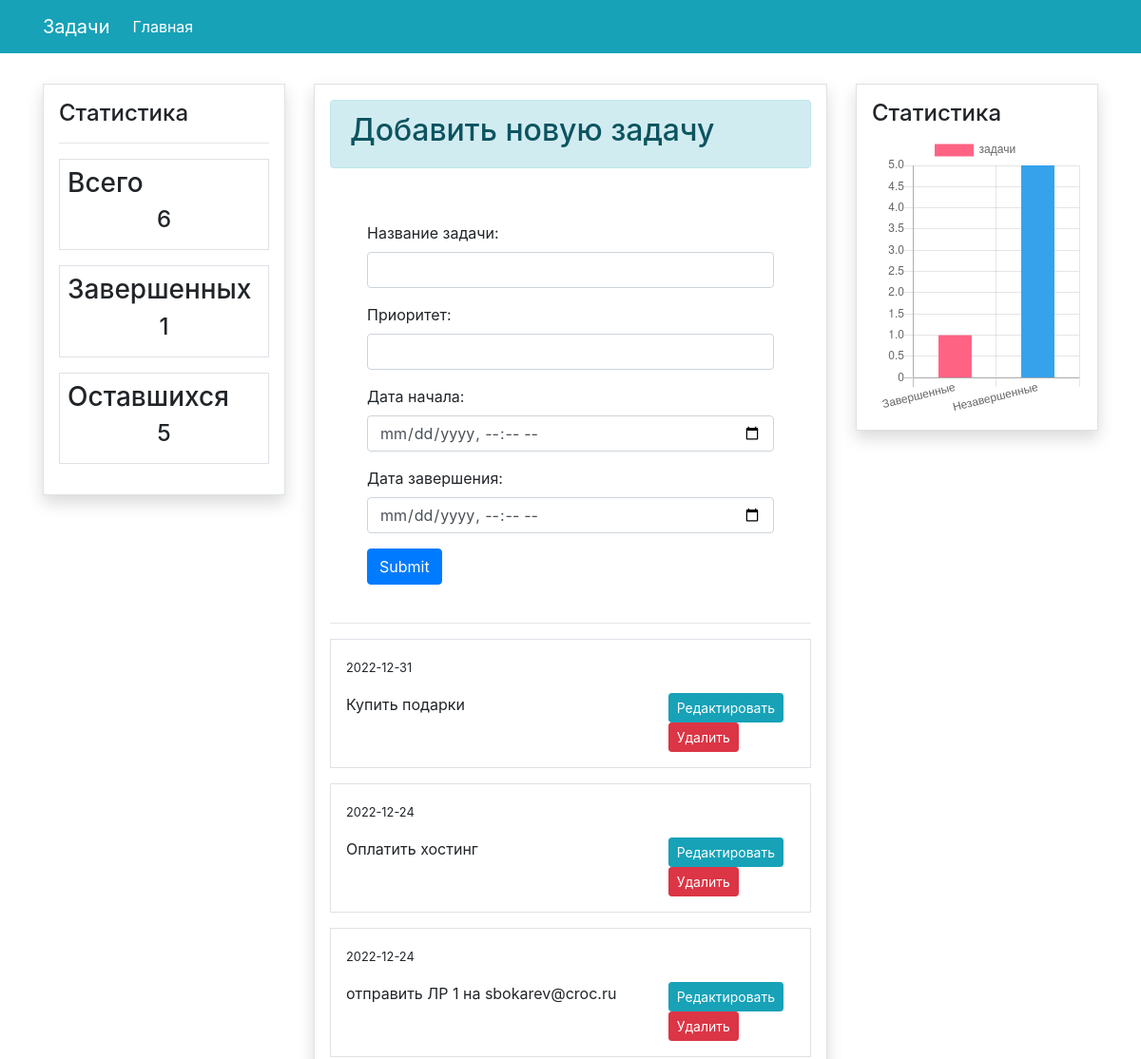
Before: / (upper part) with the older database file.
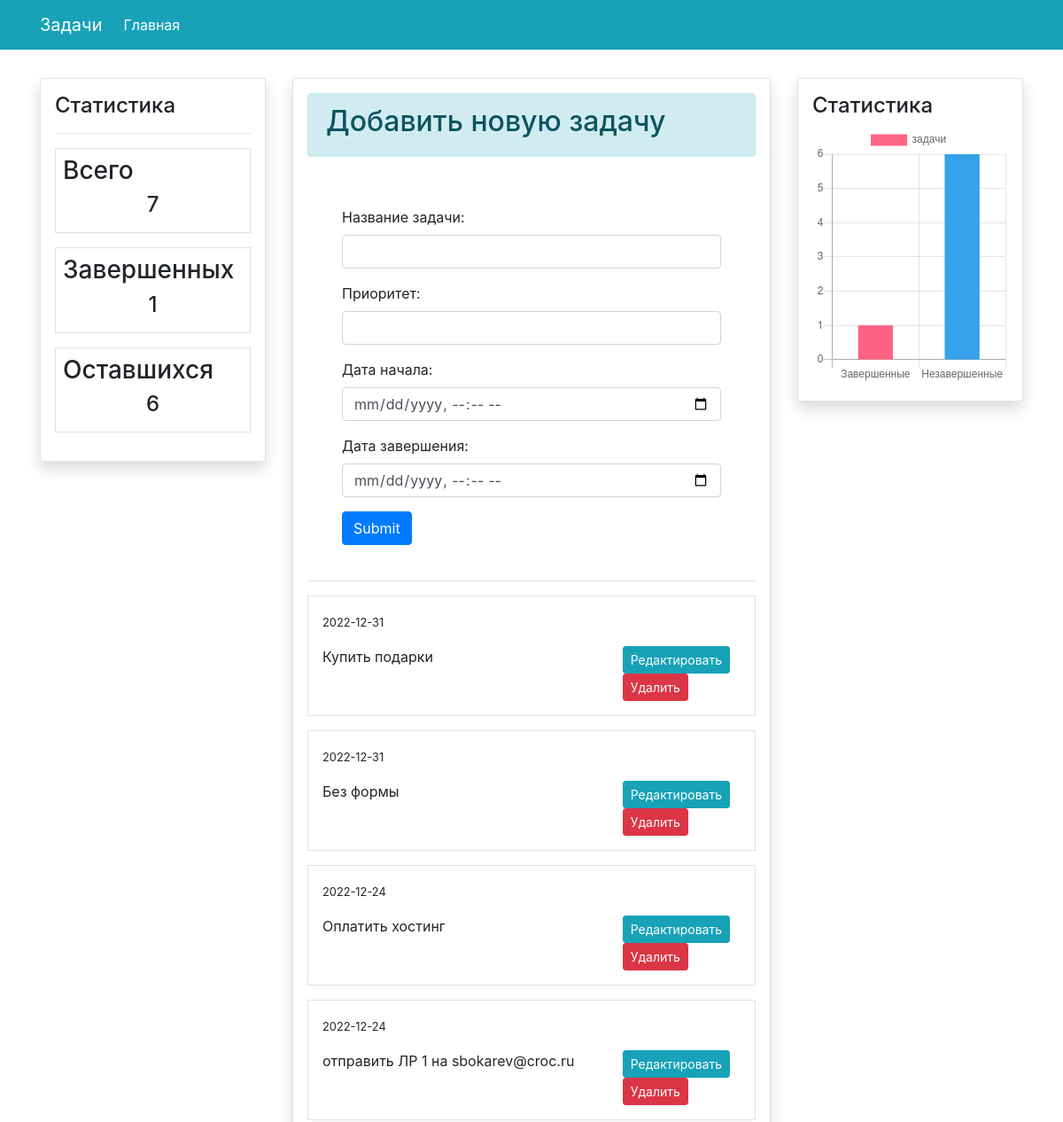
After: the same page with the newer database file.
### todos/models.py (models this page shows, shortened)
class Task(models.Model):
    content = models.CharField(max_length=50)
    date_created = models.DateTimeField(auto_now_add=True)
    complete = models.BooleanField(default=False)
    priority = models.IntegerField(default=2, validators=[MinValueValidator(1), MaxValueValidator(10)])
    dateStart = models.DateTimeField(models.DateTimeField(default=timezone.now))
    dateFinish = models.DateTimeField(models.DateTimeField(default=timezone.now))
    class Meta:
        ordering = ['-date_created']

### todos/views.py (the view)
# urls.py: path('', views.start_page, name='todos-index'),
def start_page(request):
    todos = Task.objects.all().order_by('-dateFinish')
    count_todos = todos.count()
    completed_todo = Task.objects.filter(complete=True)
    count_completed_todo = completed_todo.count()
    uncompleted = count_todos - count_completed_todo
    if (request.POST):
        content = request.POST['content']
        priority = request.POST['priority']
        complete = 0
        dateStart = request.POST['dateStart']
        dateFinish = request.POST['dateFinish']
        if(int(priority) < 0 or int(priority) > 10):
            print('Приоритет задачи от 0 до 10')
            form = TaskForm()
            context = {
                    'todos': todos,
                    'count_todos': count_todos,
                    'count_completed_todo': count_completed_todo,
                    'uncompleted': uncompleted,
                    'exception': 'Приоритет задачи от 0 до 10!',
                    }
            return render(request, 'todos/index.html', context)
        if(dateStart == '' or dateFinish == '' or priority == '' or content == ''):
            print('Заполните дату!')
            form = TaskForm()
            context = {
                    'todos': todos,
                    'count_todos': count_todos,
                    'count_completed_todo': count_completed_todo,
                    'uncompleted': uncompleted,
                    'exception': 'Заполните название задачи, приоритет, дату начала и завершения',
                    }
            return render(request, 'todos/index.html', context)
        if(datetime.strptime(dateStart,  "%Y-%m-%dT%H:%M").date() > datetime.strptime(dateFinish, "%Y-%m-%dT%H:%M").date()):
            print('Дата завершения не может быть раньше даты начала')
            form = TaskForm()
            context = {
                    'todos': todos,
                    'count_todos': count_todos,
                    'count_completed_todo': count_completed_todo,
                    'uncompleted': uncompleted,
                    'exception': 'Дата завершения не может быть раньше даты начала',
                    }
            return render(request, 'todos/index.html', context)
        else:
            Task.objects.create(content=content, priority=priority, complete = complete, dateStart= dateStart, dateFinish=dateFinish )
        return redirect('/')
    else:
        form = TaskForm()
        for i, c in enumerate(todos):
            print("dateFinish ", c.dateFinish)
            d = datetime.strptime(str(c.dateFinish),  "%Y-%m-%d %H:%M:%S+00:00")
            d = d.date()
            print(d.isoformat())
            c.dateFinish = d.isoformat()
        context = {
                    'todos': todos,
                    'form': form,
                    'count_todos': count_todos,
                    'count_completed_todo': count_completed_todo,
                    'uncompleted': uncompleted,
                    }
        return render(request, 'todos/index.html', context)

### todos/forms.py
class TaskForm(forms.ModelForm):
    content = forms.CharField(label='', widget=forms.TextInput(attrs={'placeholder': 'Добавить новую задачу...'}))
    priority = forms.IntegerField(label='', required=True, widget=forms.NumberInput(attrs={'placeholder': 'Приоритет от 0 до 10'}))
    dateStart = forms.DateTimeField(label='Дата начала', required=True, widget=DateInput(attrs={'type': 'datetime-local'}),
                                     initial=datetime.date.today())
    dateFinish = forms.DateTimeField(label='Дата завершения', required=True, widget=DateInput(attrs={'type': 'datetime-local'}))
    class Meta:
        model = Task
        fields = ['content']

### todos/templates/todos/index.html (shortened to what this page needs)
{% extends 'partials/base.html' %}
{% load crispy_forms_tags %}
{% block content %}
<div class="border p-3 shadow">
        <div class="alert alert-info">
            <h2>Добавить новую задачу</h2>
        </div>
        <div class="p-4">
            <div class="container">
                <form action="" method="post">
                    <div class="form-group">
                        <label for="title">Название задачи:</label>
                        <input class="form-control" type="text" id='content' name="content">
                    </div>
                    <div class="form-group">
                        <label for="priority">Приоритет:</label>
                        <input class="form-control" type="number" id='priority' name="priority">
                    </div>
                    <div class="form-group">
                        <label for="dateStart">Дата начала:</label>
                        <input class="form-control" type="datetime-local" id='dateStart' name="dateStart">
                    </div>
                    <div class="form-group">
                        <label for="dateFinish">Дата завершения:</label>
                        <input class="form-control" type="datetime-local" id='dateFinish' name="dateFinish">
                    </div>
                    <input class="btn btn-primary" type="submit">
                </form>
            </div>
    </div>
    <hr>
    {% for todo in todos %}
    <div class="border bg-muted p-3 mb-3">
        <p> <small>{{ todo.dateFinish }}</small></p>
        <div class="row">
            <div class="col-md-8">
                {% if todo.complete == True %}
                <p>
                    <span class="btn btn-success btn-sm mr-2">
                        <i class="far fa-check-circle"></i>
                    </span></i>{{ todo.content }}
                </p>
                {% else %}
                <p>{{ todo.content }}</p>
                {% endif %}
            </div>
            <div class="col-md-4">
                <a class="btn btn-info btn-sm mx-1" href="{% url 'todos-update' todo.id %}">Редактировать</a>
                <a class="btn btn-danger btn-sm mx-1" href="{% url 'todos-delete' todo.id %}">Удалить</a>
            </div>
        </div>
    </div>
    {% endfor %}
</div>
{% endblock %}

### todos/templates/partials/base.html (shortened to what this page needs)
<!doctype html>
<html lang="ru">
<head>
    <link rel="stylesheet" href="https://cdn.jsdelivr.net/npm/bootstrap@4.6.0/dist/css/bootstrap.min.css"
>
    <link rel="stylesheet" href="https://use.fontawesome.com/releases/v5.15.2/css/all.css"
>
</head>
<body>
    {% include 'partials/nav.html' %}
    <div class="container">
        <div class="row mt-3 pt-3">
            <div class="col-md-3">
                {% include 'partials/aside.html' %}
            </div>
            <div class="col-md-6">
                {% block content %}
                {% endblock %}
            </div>
            <div class="col-md-3">
                {% include 'partials/bside.html' %}
            </div>
        </div>
    </div>
</body>
</html>

### todos/templates/partials/nav.html (shortened to what this page needs)
<nav class="navbar navbar-expand-lg navbar-info bg-info">
    <div class="container text-white">
        <a class="navbar-brand text-white" href="#">Задачи</a>
        <div class="collapse navbar-collapse text-white" id="navbarSupportedContent">
            <ul class="navbar-nav mr-auto">
                <li class="nav-item active">
                    <a class="nav-link text-white" href="{% url 'todos-index' %}">Главная </a>
                </li>
            </ul>
        </div>
    </div>
</nav>

### todos/templates/partials/aside.html
<div class="border p-3 shadow">
    <h4>Статистика</h4>
    <hr>
    <div class="border mb-3 p-2">
        <h3>Всего</h3>
        <h4 class="text-center">{{ count_todos }}</h4>
    </div>
    <div class="border mb-3 p-2">
        <h3>Завершенных</h3>
        <h4 class="text-center">{{ count_completed_todo }}</h4>
    </div>
    <div class="border mb-3 p-2">
        <h3>Оставшихся</h3>
        <h4 class="text-center">{{ uncompleted }}</h4>
    </div>
</div>

### todos/templates/partials/bside.html
<div class="border p-3 shadow">
    <h4>Статистика</h4>
    <canvas id="myChart" width="600" height="800"></canvas>
        <script>
            var ctx = document.getElementById('myChart').getContext('2d');
            var myChart = new Chart(ctx, {
                type: 'bar',
                data: {
                    labels: ['Завершенные', 'Незавершенные'],
            datasets: [{
                label: 'задачи ',
                data: ['{{ count_completed_todo }}', '{{ uncompleted }}'],
                barPercentage: 0.5,
                backgroundColor: [
                    'rgba(255, 99, 132, 1)',
                    'rgba(54, 162, 235, 1)',
                    'rgba(255, 206, 86, 1)',
                    'rgba(75, 192, 192, 1)',
                    'rgba(153, 102, 255, 1)',
                    'rgba(255, 159, 64, 1)'
                ],
                    borderColor: [
                        'rgba(255, 99, 132, 1)',
                        'rgba(54, 162, 235, 1)',
                        'rgba(255, 206, 86, 1)',
                        'rgba(75, 192, 192, 1)',
                        'rgba(153, 102, 255, 1)',
                        'rgba(255, 159, 64, 1)'
                    ],
                        borderWidth: 1
            }]
                },
            options: {
                scales: {
                    yAxes: [{
                        ticks: {
                            beginAtZero: true
                        }
                    }]
                }
            }
            });
        </script>
</div>

Changed rows visible on the page:
added Task: dateFinish "2022-12-31", content "Без формы"
Other visible differences:
{{ count_todos }}: "6" → "7"
{{ uncompleted }}: "5" → "6"
chart data {{ uncompleted }}: 5 → 6
